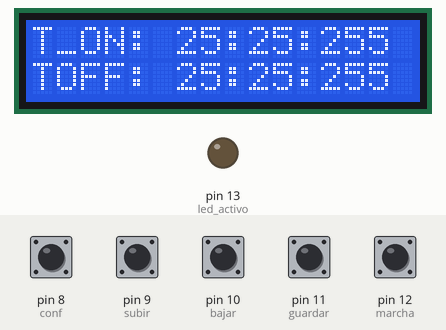
A sketch run on a simulated Arduino Uno, built with avr-gcc and run on an emulated ATmega328P. Shown: 16×2 character LCD, output pins drawn as LEDs (lit = HIGH). The test bench sets the inputs (shaded band); at power-on: pin 8 (conf), pin 9 (subir), pin 10 (bajar), pin 11 (guardar), pin 12 (marcha) HIGH. EEPROM starts erased.

Above: at 2.2 s.
2.3 s: pin 12 (marcha) pulled LOW for 0.15 s
At 3.9 s:
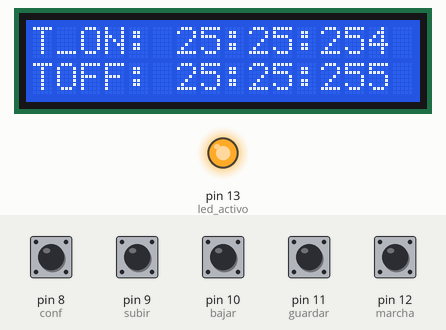
5.4 s: pin 8 (conf) pulled LOW for 0.15 s
At 6.2 s:
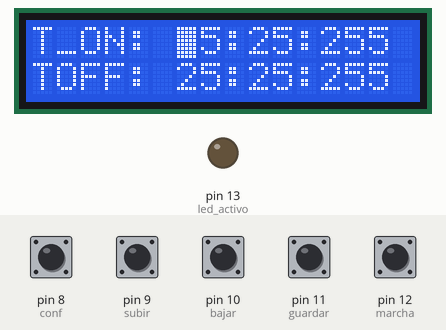
7.0 s: pin 9 (subir) pulled LOW for 1 s
At 9.2 s:
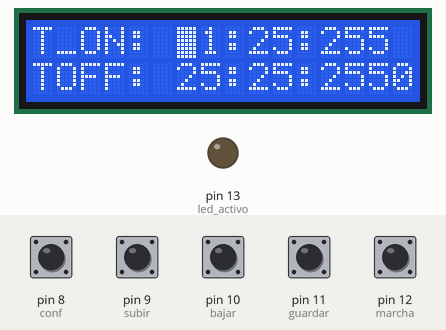
9.5 s: pin 10 (bajar) pulled LOW for 0.15 s
At 11.1 s:
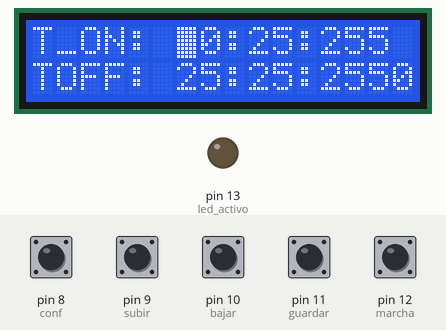
11.4 s: pin 8 (conf) pulled LOW for 1 s
At 13.5 s:
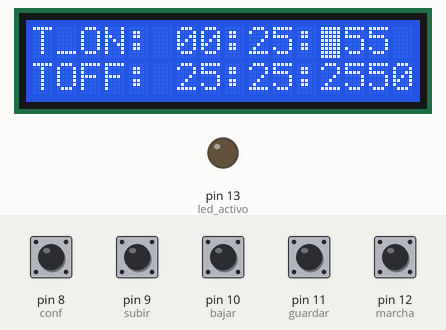
13.9 s: pin 9 (subir) pulled LOW for 0.15 s
At 15.2 s:
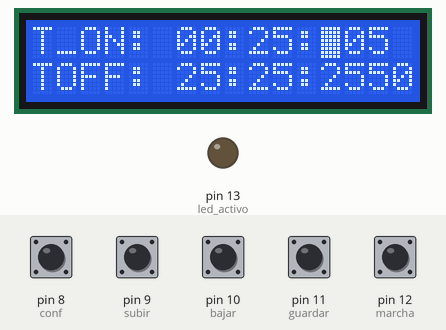
Timing chart, 0 to 16.8 s (numbered marks = the images above; inputs shaded):
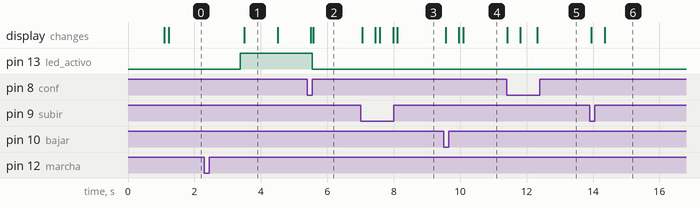

Measured:
- after the input at 2.3 s, pin 13 (led_activo): LOW → HIGH after 1.1 s; the display: changes after 1.2 s (image 1)
- after the input at 5.4 s, pin 13 (led_activo): HIGH → LOW after 0.15 s
- after the input at 7.0 s, the display: first changes after 0.05 s (image 3 shows a later state)
- after the input at 9.5 s, the display: first changes after 0.06 s (image 4 shows a later state)
- after the input at 11.4 s, the display: first changes at once (image 5 shows a later state)
- after the input at 13.9 s, the display: first changes after 0.05 s (image 6 shows a later state)
- what the display in image 1 shows lasts 1.0 s, from 3.5 s to 4.5 s

The sketch:

temporizador_on_y_off.ino
```cpp
#include <Wire.h>
#include <LiquidCrystal_I2C.h> //libreria obtenida de https://github.com/johnrickman/LiquidCrystal_I2C
#include <EEPROM.h>

LiquidCrystal_I2C lcd(0x27,16,2);

volatile unsigned int cuenta = 0;
bool ESTADO = false;
int conf=8;
int subir=9;
int bajar=10;
int guardar=11;
int marcha=12;
//int led_run=13;
int led_activo=13;

int horas=0;
int minutos=0;
int segundos=0;

int iniciar=0;
long tiempo1=0;
long tiempo2=0;
int pause=1;
int horasOn=0;
int minutosOn=0;
int segundosOn=0;
int horasOf=0;
int minutosOf=0;
int segundosOf=0;

int horasOnActual=0;
int minutosOnActual=0;
int segundosOnActual=0;
int horasOfActual=0;
int minutosOfActual=0;
int segundosOfActual=0;

int segundosOnActual2=0;
int minutosOnActual2=0;
int horasOnActual2=0;
int segundosOfActual2=0;
int minutosOfActual2=0;
int horasOfActual2=0;

long n=0;
int dir=0;
int valor=0;

int configuracion=0;
void setup() {
  Serial.begin(9600);
  pinMode(conf,INPUT_PULLUP);
  pinMode(subir,INPUT_PULLUP);
  pinMode(bajar,INPUT_PULLUP);
  pinMode(guardar,INPUT_PULLUP);
  pinMode(marcha,INPUT_PULLUP);
//  pinMode(led_run,OUTPUT);
  pinMode(led_activo,OUTPUT);


  lcd.init();                      // initialize the lcd
  // Print a message to the LCD.
  lcd.backlight();
  lcd.setCursor(3,0);
  lcd.print("Iniciando");
  lcd.setCursor(2,1);
  lcd.print("Temporizador");
  delay(1000);
  lcd.clear();
//  digitalWrite(led_run,LOW);
   digitalWrite(led_activo,LOW);

}

void loop() {
 //////////////////////////////////modo configuracion///////////////////////////////////
  if(digitalRead(guardar)==LOW)
    {lcd.noBlink();
     configuracion=0;
     }

  if(configuracion==1)
  {
  lcd.blink();
//  digitalWrite(led_run,LOW);
  digitalWrite(led_activo,LOW);
  iniciar=0;
   horasOn=EEPROM.read(0);
  minutosOn=EEPROM.read(1);
  segundosOn=EEPROM.read(2);

  horasOf=EEPROM.read(3);
  minutosOf=EEPROM.read(4);
  segundosOf=EEPROM.read(5);
  imprimir_tiempo(0,horasOn,minutosOn,segundosOn);
  imprimir_tiempo(1,horasOf,minutosOf,segundosOf);
  }

  if(digitalRead(conf)==LOW)
  { configuracion++;
  if(configuracion==7)
  configuracion=1;
    delay(400);
   }

  if(digitalRead(subir)==LOW)
  { lcd.noBlink();
    valor = EEPROM.read(configuracion-1);
    valor++;
    if(valor>59)
    valor=0;
    if(valor<10){
     lcd.print('0');
      }
    lcd.print(valor);
    EEPROM.write(configuracion-1, valor);
    delay(400);
  }

  if(digitalRead(bajar)==LOW)
  { lcd.noBlink();
    valor = EEPROM.read(configuracion-1);
    valor--;
    if(valor<0)
    valor=59;
    if(valor<10){
    lcd.print('0');}
    lcd.print(valor);
    EEPROM.write(configuracion-1, valor);
    delay(400);
  }

  switch(configuracion) {
    case 1:  lcd.setCursor(6,0);  lcd.blink();break;
    case 2:  lcd.setCursor(9,0); lcd.blink();break;
    case 3:  lcd.setCursor(12,0); lcd.blink();break;
    case 4:  lcd.setCursor(6,1); lcd.blink();break;
    case 5:  lcd.setCursor(9,1); lcd.blink();break;
    case 6:  lcd.setCursor(12,1); lcd.blink();break;
    //default: configuracion=1;
    }

    delay(100);

   //////////////////////////////////////////////modo stand by////////////////////////////
  while(configuracion ==0)
  {

  lcd.setCursor(0,0);
  lcd.print("T_ON:");
  horasOn=EEPROM.read(0);
  minutosOn=EEPROM.read(1);
  segundosOn=EEPROM.read(2);

  horasOf=EEPROM.read(3);
  minutosOf=EEPROM.read(4);
  segundosOf=EEPROM.read(5);

   if(iniciar==0)
  {horasOnActual=horasOn;
   minutosOnActual=minutosOn;
   segundosOnActual=segundosOn;
   horasOnActual2=horasOn;
   minutosOnActual2=minutosOn;
   segundosOnActual2=segundosOn;

   horasOfActual=horasOf;
   minutosOfActual=minutosOf;
   segundosOfActual=segundosOf;
   horasOfActual2=horasOf;
   minutosOfActual2=minutosOf;
   segundosOfActual2=segundosOf;

   tiempo1=horasOn*3600+minutosOn*60+segundosOn;
   tiempo2=horasOf*3600+minutosOf*60+segundosOf;
  n=0;
//  digitalWrite(led_run,LOW);
  digitalWrite(led_activo,LOW);
  //iniciar=1;
  }

  if(digitalRead(marcha)==LOW&&pause==1)//al presionar la marcha por primera vez se activa el ciclo
  {pause=0;
   if(iniciar==0)
   iniciar=1;
   SREG = (SREG & 0b01111111); //Desabilitar interrupciones   https://hetpro-store.com/TUTORIALES/arduino-timer/
   TIMSK2 = TIMSK2|0b00000001; //Habilita la interrupcion por desbordamiento
   TCCR2B = 0b00000010; //Configura preescala para que FT2 sea de 1MHz
   SREG = (SREG & 0b01111111) | 0b10000000; //Habilitar interrupciones //Desabilitar interrupciones
   delay(1000);
   }


  if(digitalRead(marcha)==LOW&&pause==0) //al presionar de nuevo marcha por segunda vez se pausa el ciclo
  {pause=1;
   digitalWrite(led_activo,LOW);
   delay(1000);
    }

   if(iniciar==1&&pause==0)
   {
   digitalWrite(led_activo,HIGH);
   segundosOnActual2=segundosOnActual-n;
   if(segundosOnActual2==0&&minutosOnActual2==0&&horasOnActual2==0)
   {  iniciar=2;n=0;
      minutos=0;horas=0;segundos=0;
      horasOnActual=horasOn;
      minutosOnActual=minutosOn;
      segundosOnActual=segundosOn;
      horasOnActual2=horasOn;
      minutosOnActual2=minutosOn;
      segundosOnActual2=segundosOn;

      digitalWrite(led_activo,LOW);
   }
   else if(segundosOnActual2<0)
    {
    segundosOnActual2=59;
    segundosOnActual=59;
    n=0;
    minutos++;
    minutosOnActual2=minutosOnActual-minutos;
    if(minutosOnActual2<0)
        {
          minutosOnActual2=59;
          minutosOnActual=59;
          minutos=0;
          horas++;
          horasOnActual2=horasOnActual-horas;
          if(horasOnActual2<0)
            {iniciar=2;n=0;
            digitalWrite(led_activo,LOW);
              }
      //    horasOnActual=horasOnActual2;
          }
    // minutosOnActual=minutosOnActual2;
    }
   // segundosOnActual=segundosOnActual2;


   }


   if(iniciar==2&&pause==0)
   {

   //digitalWrite(led_activo,HIGH);
   segundosOfActual2=segundosOfActual-n;
   if(segundosOfActual2==0&&minutosOfActual2==0&&horasOfActual2==0)
   {  iniciar=1;
      n=0;
      minutos=0;horas=0;segundos=0;
      horasOfActual=horasOf;
      minutosOfActual=minutosOf;
      segundosOfActual=segundosOf;
      horasOfActual2=horasOf;
      minutosOfActual2=minutosOf;
      segundosOfActual2=segundosOf;

      digitalWrite(led_activo,HIGH);
   }
   else if(segundosOfActual2<0)
    {
    segundosOfActual2=59;
    segundosOfActual=59;
    n=0;
    minutos++;
    minutosOfActual2=minutosOfActual-minutos;
    if(minutosOfActual2<0)
        {
          minutosOfActual2=59;
          minutosOfActual=59;
          minutos=0;
          horas++;
          horasOfActual2=horasOfActual-horas;
          if(horasOfActual2<0)
            {iniciar=1;
            digitalWrite(led_activo,LOW);
              }
      //    horasOnActual=horasOnActual2;
          }
    // minutosOnActual=minutosOnActual2;
    }
   // segundosOnActual=segundosOnActual2;

    }

  imprimir_tiempo(0,horasOnActual2,minutosOnActual2,segundosOnActual2);

  if(digitalRead(conf)==LOW)
  { configuracion=1;
    }

  lcd.setCursor(0,1);
  lcd.print("TOFF:");
  imprimir_tiempo(1,horasOfActual2,minutosOfActual2,segundosOfActual2);
  delay(50);
  }
}

void imprimir_tiempo(int fila,int hora1, int min1, int seg1)
{
  lcd.setCursor(6,fila);
  if(hora1<10){
    lcd.print('0');
  }
  lcd.print(hora1);

  lcd.setCursor(8,fila);
  lcd.print(':');
  lcd.setCursor(9,fila);
  if(min1<10){
    lcd.print('0');
  }
  lcd.print(min1);

  lcd.setCursor(11,fila);
  lcd.print(':');
  lcd.setCursor(12,fila);
  if(seg1<10)
  {
    lcd.print('0');
  }
  lcd.print(seg1);


  }

   ISR(TIMER2_OVF_vect){
    if((iniciar==2||iniciar==1)&&pause==0)
    {cuenta++;
    if(cuenta > 3922) {
      n++;
     // digitalWrite(13,ESTADO);
     // ESTADO = !ESTADO;
      cuenta=0;
    }
    }
   }
```
